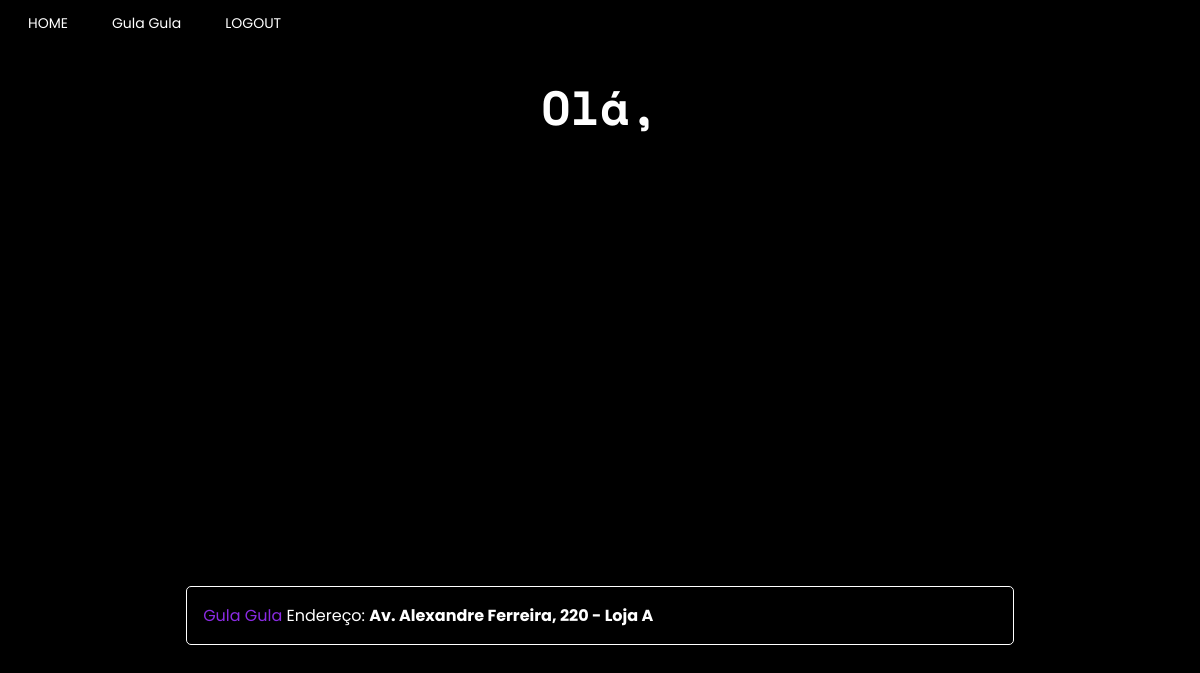
/user_page (signed in), run on an earlier commit of the app's database.
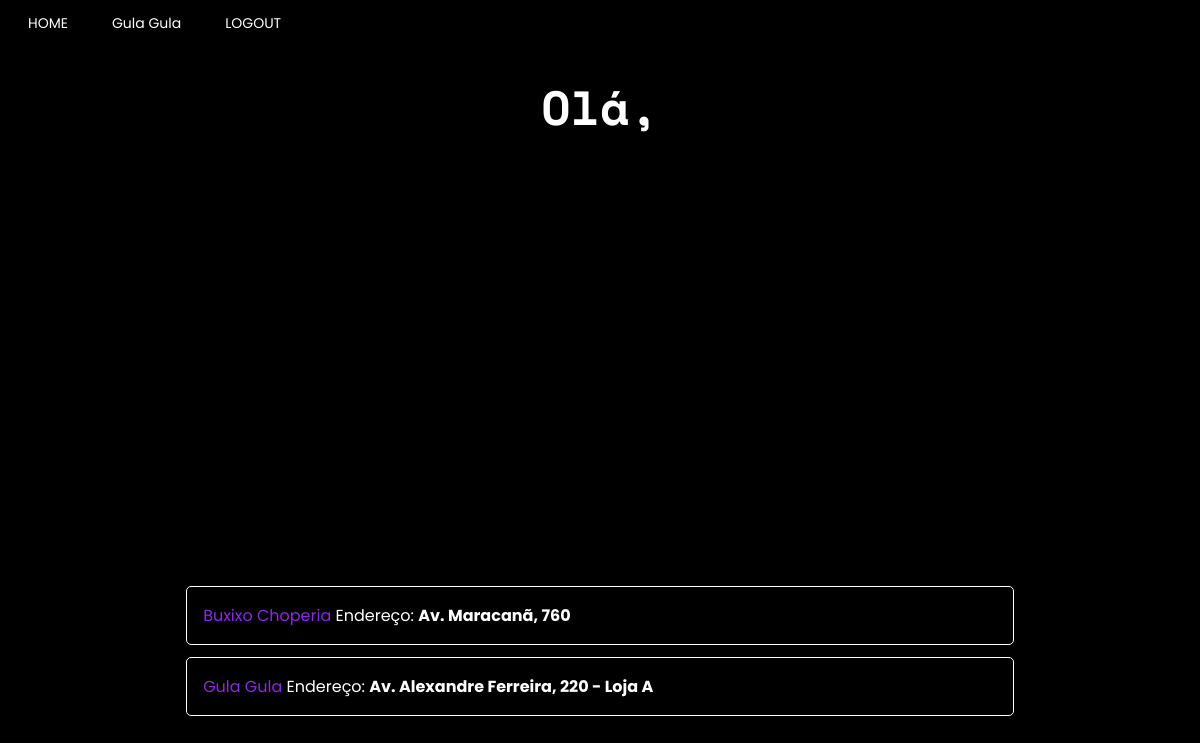
And on a later commit of the database.
### app/model.py (models this page shows, shortened)
class empresa(UserMixin, db.Model):
    __tablename__ = "empresa"
    id = db.Column(db.Integer,primary_key=True)
    enterprise_name = db.Column(db.String(64), index=True, unique=True)
    email = db.Column(db.String(120), index=True, unique=True)
    password_hash = db.Column(db.String(120))
    city = db.Column(db.String(120))
    latitude = db.Column(db.Float)
    longitude = db.Column(db.Float)
    district = db.Column(db.String(50))
    street = db.Column(db.String(120))
    posts = db.relationship("Post", backref="enterprise")

### app/routes.py (the view)
@app.route("/user_page", methods=["POST", "GET"])
@login_required
def user_page():                              # PAGINA DE USUARIO
    return render_template('user_page.html', title="Usuario", empresa = empresa ,css_file="user_page.css", user=current_user)

### app/model.py (called while the page is built)
@login.user_loader
def load_user(id):
    if usuario.query.get(int(id)):
        load = usuario.query.get(int(id))
    else:
        load = empresa.query.get(int(id))
    return load

### app/templates/user_page.html (shortened to what this page needs)
{% extends "base.html" %}
{% block content %}
<h1>Olá, {{user.username}}</h1>
<div id="map"></div>
{% for enterprise in empresa.query.limit(20).all()%}
<div class="enterprises"><p><a href="{{url_for('enterprise_page_specific',name=enterprise.enterprise_name)}}">{{ enterprise.enterprise_name }}</a> Endereço: <b>{{ enterprise.street }}</b></p></div>
{% endfor %}
{% endblock %}

### app/templates/base.html (shortened to what this page needs)
<!DOCTYPE html>
<html>
    <head>
        {% if css_file%}
            <link rel="stylesheet" type="text/css" href="{{ url_for('static', filename=css_file) }}">
        {% else %}
            <link rel="stylesheet" type="text/css" href="{{ url_for('static', filename='user_page.css') }}">
        {% endif %}
    </head>
    <body>
        <header class="menu">
            <a href="{{ url_for('main_page') }}" class="button">HOME</a>
            {% if user.is_authenticated %}
            {% if user.username %}
            <a href="{{ url_for('user_page')}}"class="button">{{user.username}}</a>
            {% else %}
            <a href="{{ url_for('enterprise_page_specific', name=user.enterprise_name)}}"class="button">{{user.enterprise_name}}</a>
            {% endif%}
            <a href="{{ url_for('logout') }}" class="button">LOGOUT</a>
            {% else %}
            <a href="{{ url_for('enterprise_register_page') }}" class="button">SEJA UM ANUNCIANTE</a>
            <a href="{{ url_for('user_register_page') }}" class="button">REGISTRO</a>
            <a href="{{ url_for('login_page') }}" class="button">LOGIN</a>
            {% endif %}
        </header>
        {% block content %}{% endblock %}
    </body>
</html>

### app/static/user_page.css (style rules this page uses)
h1 { color: rgb(255, 255, 255); text-align: center; font-family: 'Space Mono'; font-size: 300%; }
body { background: black; background-image: url("https://www.pixel4k.com/wp-content/uploads/2021/05/abstract-waving-4k_1620165379-1536x960.jpg"); background-repeat: no-repeat; background-size: cover; }
#map { height: 400px; width: 70%; border-radius: 8px; margin: auto; }
.enterprises { color:white; display: grid; align-items: center; font-family:'Poppins'; margin-left:15%; margin-right: 15%; background-color: rgba(0,0,0, 0.5); border: white solid 1px; border-radius: 5px; margin-top: 1%; }
.enterprises p { margin-left: 2%; }
.enterprises a { text-decoration: none; color: blueviolet; }

### app/static/base.css (style rules this page uses)
header.menu { align-items: left; justify-content: start; }
a.button { border: none; color: white; padding: 5px 20px; text-align: right; text-decoration: none; display: inline-block; font-size: 14px; z-index: 99; right: 30px; font-family:'Poppins'; }

What changed in the data, as far as the page shows it:
added empresa: enterprise_name "Buxixo Choperia", street "Av. Maracanã, 760"
